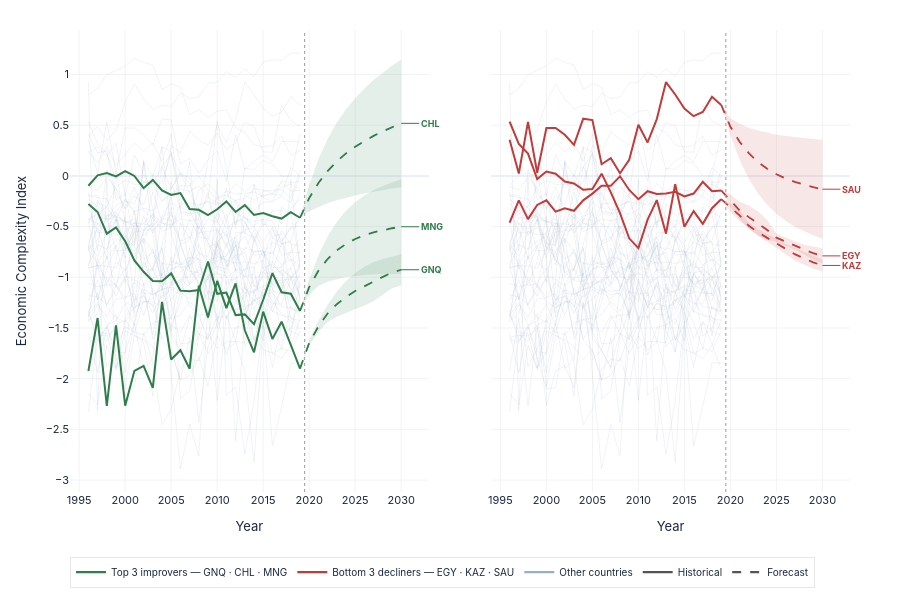

The cell this chart's notebook holds for it:
### Markdown cell above
## Fig Z — ECI Forecast 2020\u20132030 (Top Improvers & Decliners)

### Code cell
# Retrain on full sample
print('Retraining on full 1995-2019 sample for forecasting...')
X_full_raw = df[all_features].values
y_full     = df['Economic Complexity Index'].values
scaler_full = StandardScaler()
X_full      = scaler_full.fit_transform(X_full_raw)
full_years  = df['Year'].values
tscv_full   = PanelTemporalCV(full_years, n_splits=5, gap=1, min_train_years=8)

fc_lasso   = LassoCV(cv=tscv_full, random_state=42, max_iter=10000).fit(X_full, y_full)
fc_ridge   = RidgeCV(alphas=np.logspace(-3, 3, 100), cv=tscv_full).fit(X_full, y_full)
fc_elastic = ElasticNetCV(l1_ratio=[0.5], cv=tscv_full, random_state=42, max_iter=10000).fit(X_full, y_full)
fc_rf      = RandomForestRegressor(n_estimators=200, max_depth=4, min_samples_leaf=10,
                                    random_state=42, n_jobs=-1).fit(X_full, y_full)
fc_models  = {'LASSO': fc_lasso, 'Ridge': fc_ridge, 'Elastic Net': fc_elastic, 'Random Forest': fc_rf}
print('  Done.')

FORECAST_YEARS = list(range(2020, 2031))
trend_features = [f for f in base_features if f != 'L1_ECI']

def extrapolate_country(cdf, years):
    last5 = cdf.tail(5)
    rows = []
    for yr in years:
        row = {'Year': yr, 'Country Code': cdf['Country Code'].iloc[0],
               'Country Name': cdf['Country Name'].iloc[0]}
        for feat in trend_features:
            vals = last5[feat].dropna().values
            if len(vals) >= 2:
                slope, intercept = np.polyfit(np.arange(len(vals)), vals, 1)
                steps = yr - int(last5['Year'].iloc[-1])
                row[feat] = float(intercept + slope * (len(vals) - 1 + steps))
            else:
                row[feat] = float(vals[-1]) if len(vals) else 0.0
        rows.append(row)
    return rows

future_rows = []
for cc, cdf in df.groupby('Country Code'):
    future_rows.extend(extrapolate_country(cdf, FORECAST_YEARS))
future_df = pd.DataFrame(future_rows)

# Iterative forecast
records = []
for cc, cdf in df.groupby('Country Code'):
    last_eci = float(cdf.sort_values('Year')['Economic Complexity Index'].iloc[-1])
    fsub = future_df[future_df['Country Code'] == cc].sort_values('Year')
    running = {n: last_eci for n in fc_models}

    for _, frow in fsub.iterrows():
        preds = {}
        for name, model in fc_models.items():
            row_data = frow.copy()
            row_data['L1_ECI'] = running[name]
            row_data['HCI_x_ProductionValue'] = (
                (row_data['Human capital index'] - hci_m) *
                (row_data['Total_Production_Value_Per_Capita'] - prod_m))
            row_data['GFCF_x_ProductionValue'] = (
                (row_data['Gross fixed capital formation, all, Constant prices, Percent of GDP'] - gfcf_m) *
                (row_data['Total_Production_Value_Per_Capita'] - prod_m))
            x_vec = np.array([row_data[f] for f in all_features]).reshape(1, -1)
            pred  = model.predict(scaler_full.transform(x_vec))[0]
            preds[name] = pred
            running[name] = pred

        rec = {'Country Code': cc, 'Country Name': frow['Country Name'],
               'Year': frow['Year'], 'Last_Known_ECI': last_eci,
               'Ensemble': np.mean(list(preds.values()))}
        rec.update(preds)
        records.append(rec)

forecast_df = pd.DataFrame(records)
model_cols = ['LASSO', 'Ridge', 'Elastic Net', 'Random Forest']
forecast_df['ECI_std'] = forecast_df[model_cols].std(axis=1)

ranking = forecast_df.groupby('Country Code').agg(
    Country=('Country Name', 'first'),
    ECI_2019=('Last_Known_ECI', 'first'),
    ECI_2030=('Ensemble', 'last'),
).reset_index()
ranking['Total_Change'] = ranking['ECI_2030'] - ranking['ECI_2019']
ranking = ranking.sort_values('Total_Change', ascending=False).reset_index(drop=True)

top3    = ranking.head(3)['Country Code'].tolist()
bottom3 = ranking.tail(3)['Country Code'].tolist()
print(f'Top 3 improvers: {top3}')
print(f'Bottom 3 decliners: {bottom3}')

# Plot
hist    = df[['Country Code', 'Country Name', 'Year', 'Economic Complexity Index']].dropna()
all_cc  = df['Country Code'].unique().tolist()

TOP_COL  = '#2e7d4a'
BOT_COL  = '#c23a3a'
GREY_LINE = '#9aafc4'

def hex_rgba(hex_col, alpha):
    h = hex_col.lstrip('#')
    r, g, b = int(h[0:2],16), int(h[2:4],16), int(h[4:6],16)
    return f'rgba({r},{g},{b},{alpha})'

figZ = make_subplots(rows=1, cols=2, horizontal_spacing=0.08,
                     shared_yaxes=True)

for panel, highlight, h_col in [(1, top3, TOP_COL), (2, bottom3, BOT_COL)]:

    # Background grey lines (historical only)
    for cc in all_cc:
        if cc in highlight: continue
        h = hist[hist['Country Code'] == cc].sort_values('Year')
        if len(h) == 0: continue
        figZ.add_trace(go.Scatter(
            x=h['Year'], y=h['Economic Complexity Index'], mode='lines',
            line=dict(color=GREY_LINE, width=0.6), opacity=0.25,
            showlegend=False, hoverinfo='skip',
        ), row=1, col=panel)

    # Highlighted countries
    for cc in highlight:
        h = hist[hist['Country Code'] == cc].sort_values('Year')
        f = forecast_df[forecast_df['Country Code'] == cc].sort_values('Year')
        if len(h) == 0: continue

        last_y = h['Economic Complexity Index'].iloc[-1]
        last_x = h['Year'].iloc[-1]

        # Historical solid
        figZ.add_trace(go.Scatter(
            x=h['Year'], y=h['Economic Complexity Index'], mode='lines',
            line=dict(color=h_col, width=2.0),
            showlegend=False, hoverinfo='skip',
        ), row=1, col=panel)

        if len(f) == 0: continue
        f = f.sort_values('Year')
        bx = [last_x] + f['Year'].tolist()
        by = [last_y] + f['Ensemble'].tolist()
        bstd = [0]    + f['ECI_std'].tolist()

        # CI band
        upper = [y + s for y, s in zip(by, bstd)]
        lower = [y - s for y, s in zip(by, bstd)]
        figZ.add_trace(go.Scatter(
            x=bx + bx[::-1], y=upper + lower[::-1],
            fill='toself', fillcolor=hex_rgba(h_col, 0.12),
            line=dict(width=0), showlegend=False, hoverinfo='skip',
        ), row=1, col=panel)

        # Forecast dashed
        figZ.add_trace(go.Scatter(
            x=bx, y=by, mode='lines',
            line=dict(color=h_col, width=1.8, dash='dash'),
            showlegend=False, hoverinfo='skip',
        ), row=1, col=panel)

        # Country label at right end
        xref = 'x' if panel == 1 else 'x2'
        yref = 'y' if panel == 1 else 'y2'
        figZ.add_annotation(
            x=2030, y=by[-1], xref=xref, yref=yref,
            text=f'<b>{cc}</b>', showarrow=True,
            ax=18, ay=0, arrowwidth=1, arrowcolor=h_col,
            font=dict(size=9, color=h_col), xanchor='left',
        )

    figZ.add_vline(x=2019.5, line=dict(color='#aaa', width=1.2, dash='dot'),
                   row=1, col=panel)
    figZ.update_xaxes(title_text='Year', gridcolor=GRID, gridwidth=0.5,
                       dtick=5, range=[1994, 2033], row=1, col=panel)

figZ.update_yaxes(title_text='Economic Complexity Index',
                   gridcolor=GRID, gridwidth=0.5, row=1, col=1)
figZ.update_yaxes(gridcolor=GRID, gridwidth=0.5, row=1, col=2)

# Legend
top_names = ' \u00b7 '.join(top3)
bot_names = ' \u00b7 '.join(bottom3)
for lbl, col, dash, rk in [
    (f'Top 3 improvers \u2014 {top_names}', TOP_COL,  'solid', 1),
    (f'Bottom 3 decliners \u2014 {bot_names}', BOT_COL, 'solid', 2),
    ('Other countries',                       GREY_LINE,'solid', 3),
    ('Historical',                            '#555',   'solid', 4),
    ('Forecast',                              '#555',   'dash',  5),
]:
    figZ.add_trace(go.Scatter(
        x=[None], y=[None], mode='lines',
        line=dict(color=col, width=2.2, dash=dash),
        name=lbl, legendrank=rk,
    ))

figZ.update_layout(
    template='plotly_white', plot_bgcolor=BG, paper_bgcolor=BG,
    font=dict(family=FONT, size=11, color=NAVY),
    height=600, margin=dict(l=70, r=50, t=30, b=90),
    legend=dict(
        orientation='h', font=dict(size=10),
        bgcolor='rgba(255,255,255,0.92)', bordercolor=GRID, borderwidth=1,
        x=0.0, y=-0.14, xanchor='left', yanchor='top',
    ),
)
save(figZ, '12_ml_eci_forecast_2020_2030', w=1300, h=600)
figZ.show(config=CFG)
